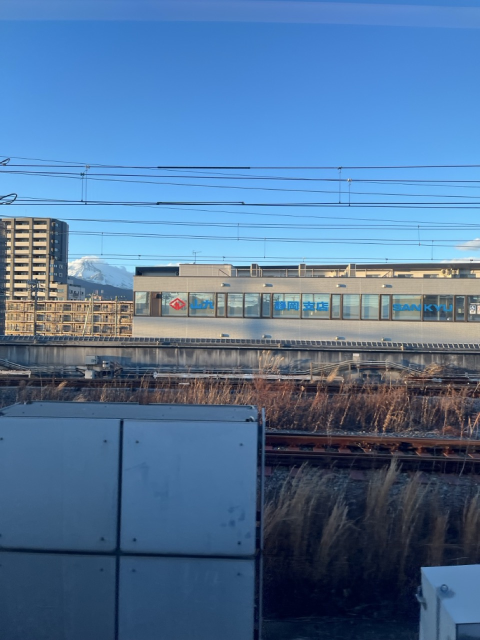
#> input picture 数字图像处理与机器视觉/作业/A1/Shizuoka.jpeg, 960 x 1280 px (shown at 1/2 size)
$ python processing.py
#> lines starting #> are read from the running program, lines starting #| are printed output that depends on the picture
import cv2

# [66 lines left out: functions resize_image, play_video, process_image, not called in this run]

import cv2
import numpy as np
import matplotlib.pyplot as plt

def plot_histogram(image, title, subplot_position):
    plt.subplot(1, 3, subplot_position)
    hist_values, _ = np.histogram(image.ravel(), 256, [0, 256])  # Extract histogram values
    hist_values = hist_values.astype(float) / hist_values.sum()  # Normalize
    plt.plot(hist_values, color='black')
    plt.title(title)

# [14 lines left out: function histogram_equalization, not called in this run]

def histogram_matching(source_path, reference_path):
#> called with source_path = 'Shizuoka.jpeg', reference_path = 'FujiUmi.jpeg'
    source = cv2.imread(source_path, cv2.IMREAD_GRAYSCALE)
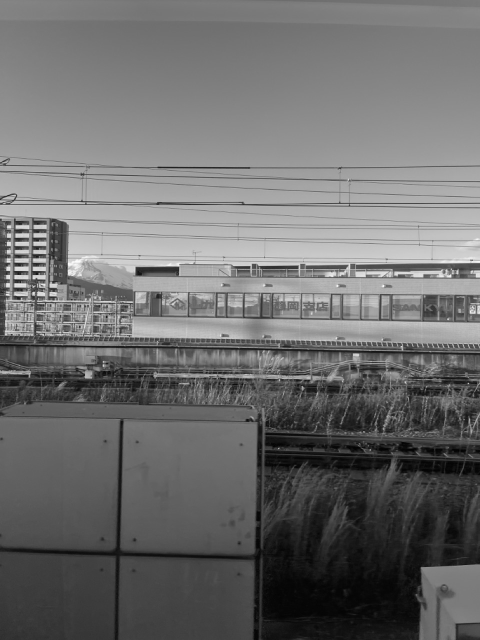
#> source: shape (1280, 960) (shown at 1/2 size); min 0, max 255, mean 109.6
    reference = cv2.imread(reference_path, cv2.IMREAD_GRAYSCALE)
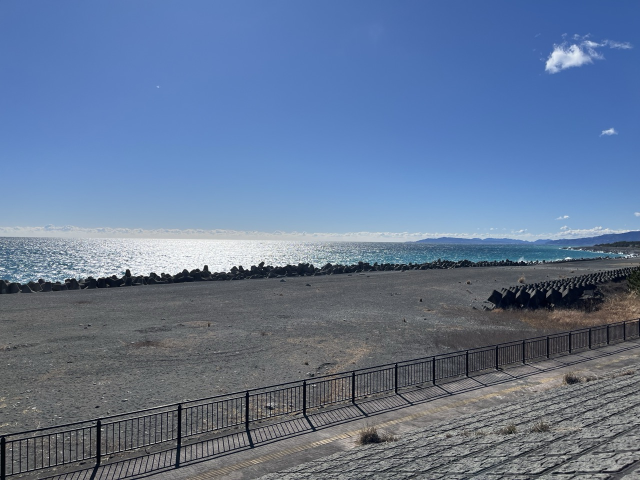
#> input picture 数字图像处理与机器视觉/作业/A1/FujiUmi.jpeg, 1280 x 960 px (shown at 1/2 size)
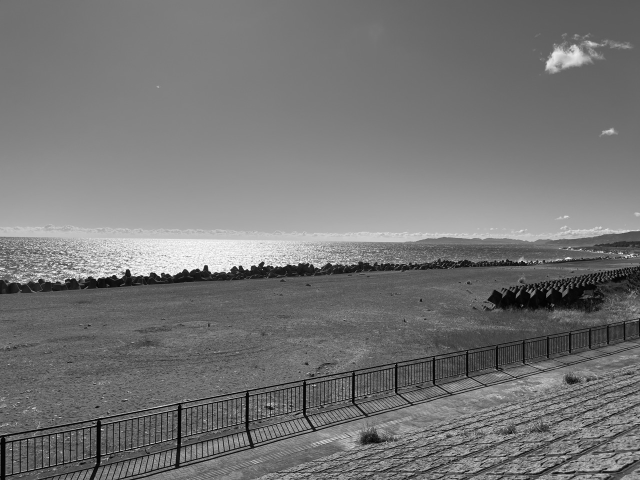
#> reference: shape (960, 1280) (shown at 1/2 size); min 0, max 255, mean 117

    source_hist, _ = np.histogram(source.ravel(), 256, [0, 256])
#> source_hist = 256 values, max 14211 at index 124, min 3 at index 255, mean 4800
    reference_hist, _ = np.histogram(reference.ravel(), 256, [0, 256])
#> reference_hist = 256 values, max 25905 at index 126, min 125 at index 254, mean 4800

    source_cdf = np.cumsum(source_hist).astype(float) / source_hist.sum()
#> source_cdf = 256 values from 8.14e-06 to 1
    reference_cdf = np.cumsum(reference_hist).astype(float) / reference_hist.sum()
#> reference_cdf = 256 values from 0.00137 to 1

    lookup_table = np.interp(source_cdf, reference_cdf, np.arange(256))
#> lookup_table = 256 values from 0 to 255

    matched = cv2.LUT(source, lookup_table.astype(np.uint8))
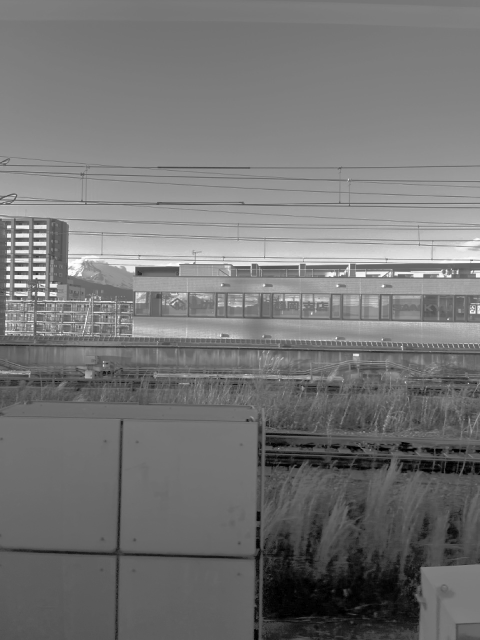
#> matched: shape (1280, 960) (shown at 1/2 size); min 0, max 255, mean 116.5

    cv2.imshow('Source Image', source)
    cv2.imshow('Reference Image', reference)
    cv2.imshow('Matched Image', matched)
    cv2.waitKey(0)
    cv2.destroyAllWindows()

    plt.figure(figsize=(15, 5))
    #plt.subplot(1, 3, 1)
    plot_histogram(source, "Source Histogram", 1)
#> in plot_histogram, `hist_values, _ = np.histogram(image.ravel(), 256, [0, 256])`: hist_values has the same summary as source_hist in histogram_matching
#> in plot_histogram, `hist_values = hist_values.astype(float) / hist_values.sum()`: hist_values = 256 values, max 0.0116 at index 124, min 2.44e-06 at index 255, mean 0.00391
    #plt.subplot(1, 3, 2)
    plot_histogram(reference, "Reference Histogram", 2)
    #plt.subplot(1, 3, 3)
    plot_histogram(matched, "Matched Histogram", 3)
    plt.show()
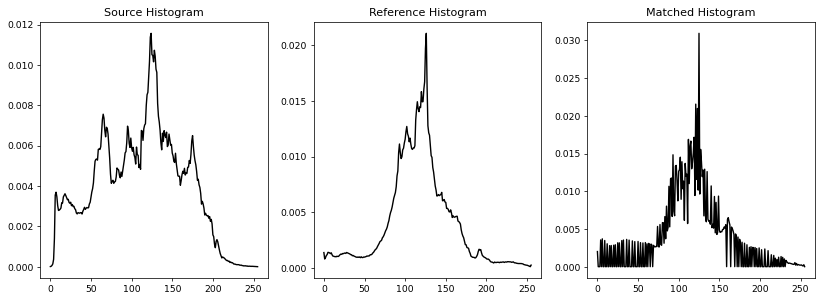
#> figure drawn by matplotlib, 3 panels; panel 1: curve peaks at x = 124, y = 0.0116; panel 2: curve peaks at x = 126, y = 0.0211; panel 3: curve peaks at x = 125, y = 0.0309

# 运行示例
image_path = "image.png"
video_path = "video.mp4"

#resize_image("FujiUmi.jpeg", 0.1)

#histogram_equalization(image_path)

histogram_matching("Shizuoka.jpeg", "FujiUmi.jpeg")

# [7 lines of commented-out code are left out]
